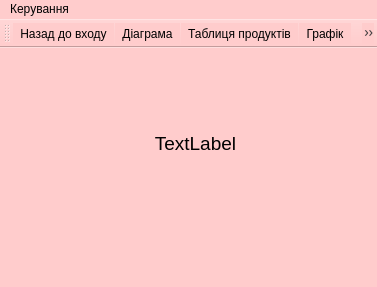
<?xml version="1.0" encoding="UTF-8"?>
<ui version="4.0">
 <class>Menu</class>
 <widget class="QMainWindow" name="Menu">
  <property name="geometry">
   <rect>
    <x>0</x>
    <y>0</y>
    <width>377</width>
    <height>287</height>
   </rect>
  </property>
  <property name="windowTitle">
   <string>MainWindow</string>
  </property>
  <property name="styleSheet">
   <string notr="true">background-color:#FFCCCC;</string>
  </property>
  <widget class="QWidget" name="centralwidget">
   <widget class="QLabel" name="label">
    <property name="geometry">
     <rect>
      <x>90</x>
      <y>50</y>
      <width>211</width>
      <height>91</height>
     </rect>
    </property>
    <property name="font">
     <font>
      <pointsize>14</pointsize>
      <weight>50</weight>
      <bold>false</bold>
     </font>
    </property>
    <property name="styleSheet">
     <string notr="true"/>
    </property>
    <property name="text">
     <string>TextLabel</string>
    </property>
    <property name="alignment">
     <set>Qt::AlignCenter</set>
    </property>
   </widget>
   <widget class="QLabel" name="icon">
    <property name="geometry">
     <rect>
      <x>-10</x>
      <y>20</y>
      <width>111</width>
      <height>141</height>
     </rect>
    </property>
    <property name="text">
     <string/>
    </property>
    <property name="pixmap">
     <pixmap resource="resource.qrc">:/prefix/img/hello.png</pixmap>
    </property>
   </widget>
  </widget>
  <widget class="QMenuBar" name="menubar">
   <property name="geometry">
    <rect>
     <x>0</x>
     <y>0</y>
     <width>377</width>
     <height>26</height>
    </rect>
   </property>
   <widget class="QMenu" name="menu">
    <property name="title">
     <string>Керування</string>
    </property>
    <addaction name="diagram"/>
    <addaction name="table"/>
    <addaction name="graph"/>
    <addaction name="exit"/>
    <addaction name="back"/>
   </widget>
   <addaction name="menu"/>
  </widget>
  <widget class="QStatusBar" name="statusbar"/>
  <widget class="QToolBar" name="toolBar">
   <property name="windowTitle">
    <string>toolBar</string>
   </property>
   <attribute name="toolBarArea">
    <enum>TopToolBarArea</enum>
   </attribute>
   <attribute name="toolBarBreak">
    <bool>false</bool>
   </attribute>
   <addaction name="back"/>
   <addaction name="diagram"/>
   <addaction name="table"/>
   <addaction name="graph"/>
   <addaction name="exit"/>
  </widget>
  <action name="diagram">
   <property name="icon">
    <iconset resource="resource.qrc">
     <normaloff>:/prefix/img/diag.png</normaloff>:/prefix/img/diag.png</iconset>
   </property>
   <property name="text">
    <string>Діаграма</string>
   </property>
   <property name="toolTip">
    <string>Генерація діаграми показників</string>
   </property>
  </action>
  <action name="graph">
   <property name="icon">
    <iconset resource="resource.qrc">
     <normaloff>:/prefix/img/graph.png</normaloff>:/prefix/img/graph.png</iconset>
   </property>
   <property name="text">
    <string>Графік</string>
   </property>
   <property name="toolTip">
    <string>Генерація графіку годування</string>
   </property>
  </action>
  <action name="exit">
   <property name="icon">
    <iconset resource="resource.qrc">
     <normaloff>:/prefix/img/log_out.png</normaloff>:/prefix/img/log_out.png</iconset>
   </property>
   <property name="text">
    <string>Вихід</string>
   </property>
   <property name="toolTip">
    <string>Вийти з проекту</string>
   </property>
  </action>
  <action name="table">
   <property name="icon">
    <iconset resource="resource.qrc">
     <normaloff>:/prefix/img/table_products.png</normaloff>:/prefix/img/table_products.png</iconset>
   </property>
   <property name="text">
    <string>Таблиця продуктів</string>
   </property>
   <property name="toolTip">
    <string>Переглянути таблицю продуктів</string>
   </property>
  </action>
  <action name="back">
   <property name="icon">
    <iconset resource="resource.qrc">
     <normaloff>:/prefix/img/arrow.png</normaloff>:/prefix/img/arrow.png</iconset>
   </property>
   <property name="text">
    <string>Назад до входу</string>
   </property>
   <property name="toolTip">
    <string>Повернутися до входу</string>
   </property>
  </action>
 </widget>
 <resources>
  <include location="resource.qrc"/>
 </resources>
 <connections/>
</ui>
